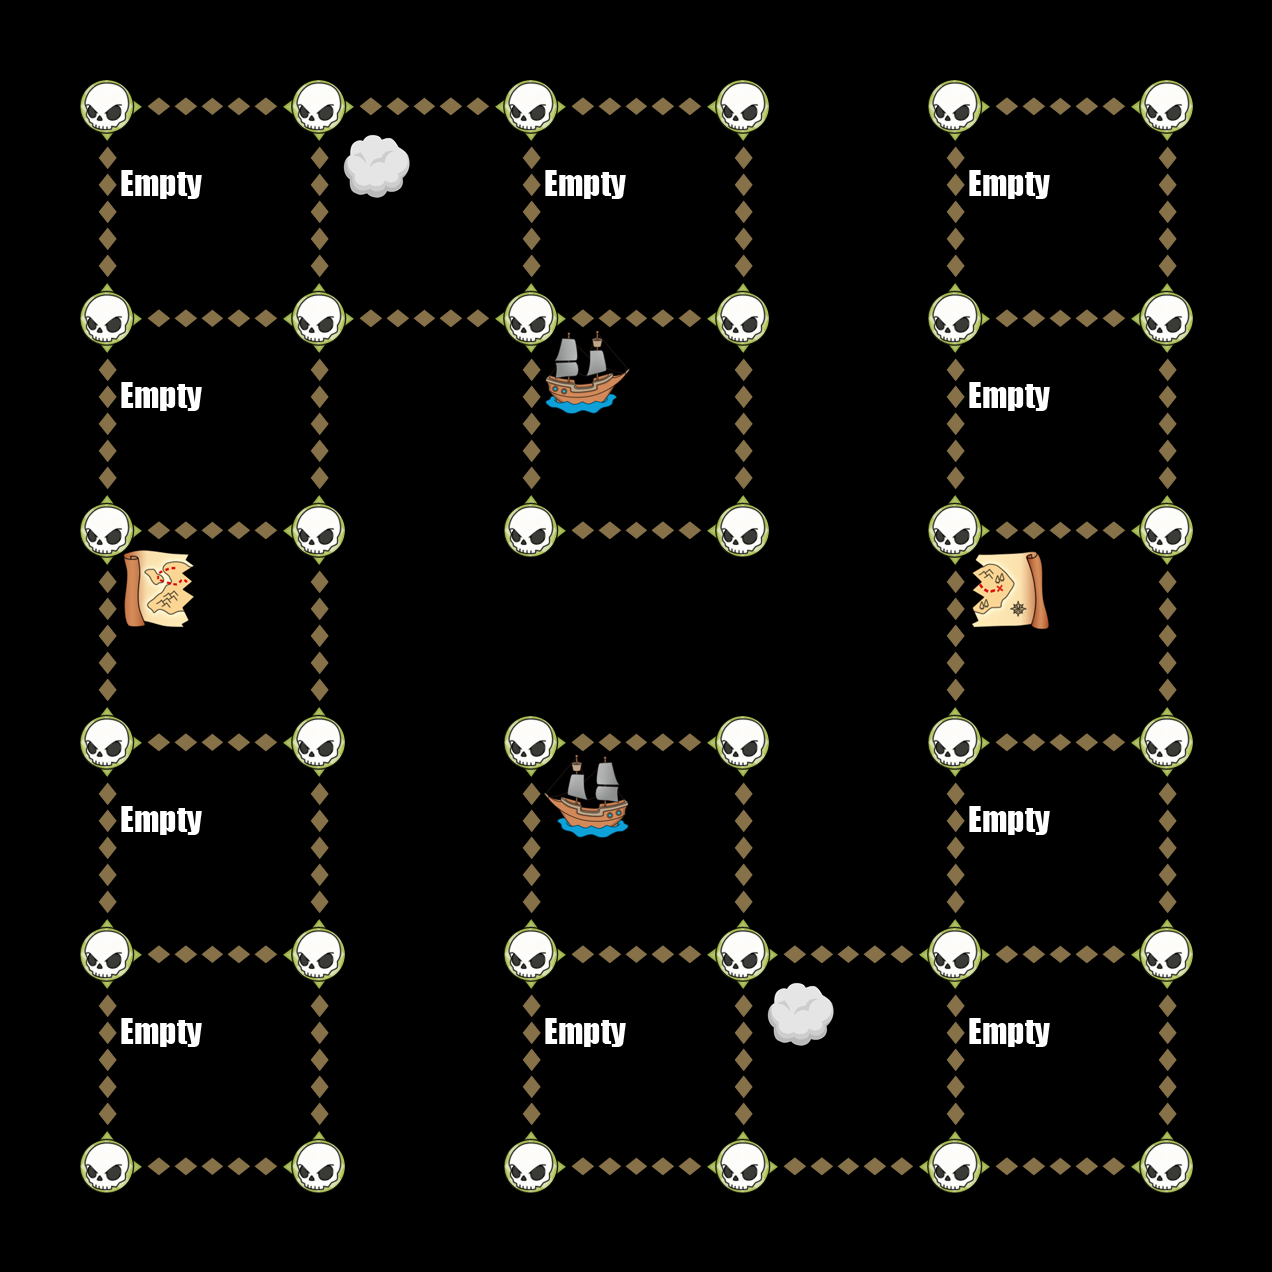

A 2D game scene composited from a Tiled map and its tileset images. What follows is a short description and the map's XML, with each tile layer's data collapsed to a summary:
An orthogonal 6x6 tile map with 212x212 px tiles, 6 tile layers (Down, Up, Left, Right, ...).

<map version="1.0" orientation="orthogonal" width="6" height="6" tilewidth="212" tileheight="212">
 <tileset firstgid="1" name="TileGraphic_Final-ipadhd" tilewidth="212" tileheight="212">
  <image source="TileGraphic_Final-ipadhd.png" width="636" height="1060" />
  <tile id="0">
   <properties>
    <property name="LineFilled" value="True" />
   </properties>
  </tile>
  <tile id="2">
   <properties>
    <property name="Item" value="TreasureBox" />
   </properties>
  </tile>
  <tile id="4">
   <properties>
    <property name="RowFilled" value="True" />
   </properties>
  </tile>
  <tile id="6">
   <properties>
    <property name="Item" value="CannonLeft" />
   </properties>
  </tile>
  <tile id="7">
   <properties>
    <property name="Item" value="ShipRight" />
   </properties>
  </tile>
  <tile id="8">
   <properties>
    <property name="Item" value="MapOne" />
   </properties>
  </tile>
  <tile id="9">
   <properties>
    <property name="Item" value="CannonRight" />
   </properties>
  </tile>
  <tile id="10">
   <properties>
    <property name="Item" value="ShipLeft" />
   </properties>
  </tile>
  <tile id="11">
   <properties>
    <property name="Item" value="MapTwo" />
   </properties>
  </tile>
  <tile id="12">
   <properties>
    <property name="Item" value="Empty" />
   </properties>
  </tile>
  <tile id="13">
   <properties>
    <property name="Item" value="Skull" />
   </properties>
  </tile>
  <tile id="14">
   <properties>
    <property name="Item" value="Fog" />
   </properties>
  </tile>
 </tileset>
 <layer name="Down" width="6" height="6">
  <data>[36 cells, 28 non-empty, 1 distinct tile ids]</data>
 </layer>
 <layer name="Up" width="6" height="6">
  <data>[36 cells, 28 non-empty, 1 distinct tile ids]</data>
 </layer>
 <layer name="Left" width="6" height="6">
  <data>[36 cells, 22 non-empty, 1 distinct tile ids]</data>
 </layer>
 <layer name="Right" width="6" height="6">
  <data>[36 cells, 22 non-empty, 1 distinct tile ids]</data>
 </layer>
 <layer name="Dots" width="6" height="6">
  <data>[36 cells, 36 non-empty, 1 distinct tile ids]</data>
 </layer>
 <layer name="Items" width="6" height="6">
  <data>[36 cells, 16 non-empty, 6 distinct tile ids]</data>
 </layer>
</map>
